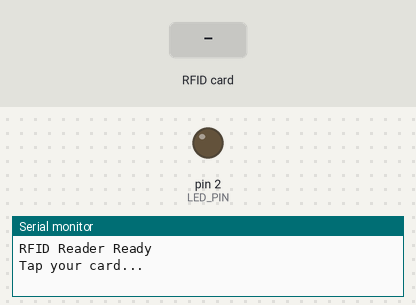
A sketch run on a simulated Arduino Mega 2560, built for the host (arithmetic inside an expression is 32-bit, double 64-bit). On the bench: output pins drawn as LEDs (lit = HIGH), the last lines printed to the serial monitor. Dashed ring = blinking. The test bench sets the inputs (shaded band).

Above: at 1.2 s.
1.3 s: RFID card 5E 7A 19 C4 held to the reader
At 1.4 s:
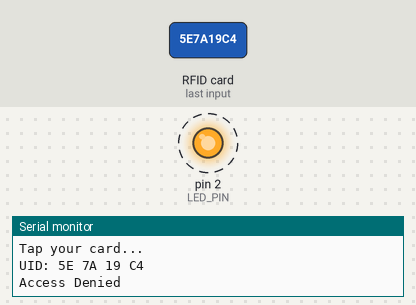
4.3 s: RFID card 23 82 2B D8 held to the reader
At 4.7 s:
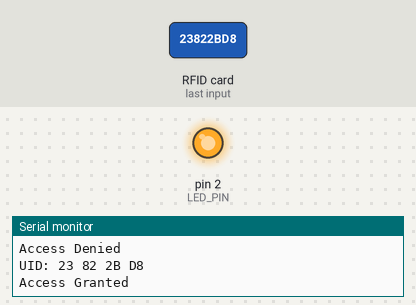
Timing chart, 0 to 7.3 s (numbered marks = the images above; inputs shaded):
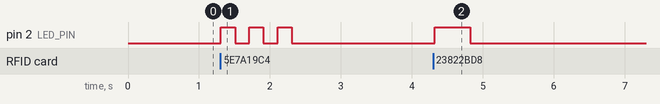

The sketch:

Connecting_card_to_RFID.ino
```cpp
#include <SPI.h>
#include <MFRC522.h>

#define SS_PIN 5
#define RST_PIN 22
#define LED_PIN 2

MFRC522 rfid(SS_PIN, RST_PIN);

// Your authorized card UID
byte authorizedUID[] = {0x23, 0x82, 0x2B, 0xD8};

void setup() {
  Serial.begin(115200);

  pinMode(LED_PIN, OUTPUT);
  digitalWrite(LED_PIN, LOW);

  SPI.begin(18, 19, 23, SS_PIN);
  rfid.PCD_Init();

  Serial.println("RFID Reader Ready");
  Serial.println("Tap your card...");
}

void loop() {

  if (!rfid.PICC_IsNewCardPresent())
    return;

  if (!rfid.PICC_ReadCardSerial())
    return;

  Serial.print("UID: ");

  bool authorized = true;

  for (byte i = 0; i < rfid.uid.size; i++) {
    Serial.print(rfid.uid.uidByte[i], HEX);
    Serial.print(" ");

    if (rfid.uid.uidByte[i] != authorizedUID[i]) {
      authorized = false;
    }
  }

  Serial.println();

  if (authorized) {
    Serial.println("Access Granted");

    digitalWrite(LED_PIN, HIGH);
    delay(500);
    digitalWrite(LED_PIN, LOW);
  } else {
    Serial.println("Access Denied");

    for (int i = 0; i < 3; i++) {
      digitalWrite(LED_PIN, HIGH);
      delay(200);
      digitalWrite(LED_PIN, LOW);
      delay(200);
    }
  }

  rfid.PICC_HaltA();
  rfid.PCD_StopCrypto1();
}
```

Measured:
- after the input at 1.3 s, pin 2 (LED_PIN): alternates HIGH for 0.20 s and LOW for 0.20 s, 6 changes in all, then stays LOW, starting at once
- after the input at 4.3 s, pin 2 (LED_PIN): LOW → HIGH at once, → LOW 0.50 s later
